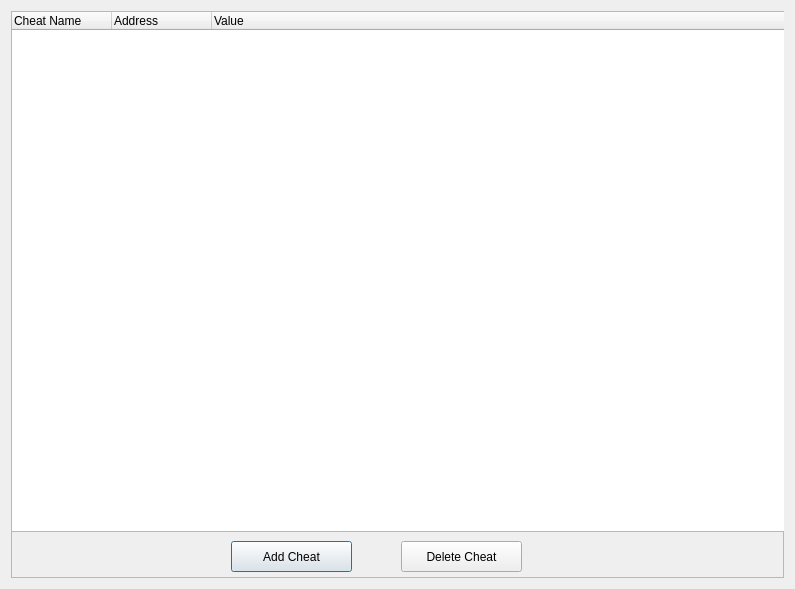
<?xml version="1.0" encoding="UTF-8"?>
<ui version="4.0">
 <class>CheatsDialog</class>
 <widget class="QDialog" name="CheatsDialog">
  <property name="geometry">
   <rect>
    <x>0</x>
    <y>0</y>
    <width>795</width>
    <height>589</height>
   </rect>
  </property>
  <property name="windowTitle">
   <string>Cheat Menu (This feature is experimental!)</string>
  </property>
  <layout class="QVBoxLayout" name="verticalLayout">
   <item>
    <widget class="QFrame" name="frame">
     <property name="frameShape">
      <enum>QFrame::StyledPanel</enum>
     </property>
     <property name="frameShadow">
      <enum>QFrame::Raised</enum>
     </property>
     <widget class="QPushButton" name="addCheatButton">
      <property name="geometry">
       <rect>
        <x>220</x>
        <y>530</y>
        <width>121</width>
        <height>31</height>
       </rect>
      </property>
      <property name="text">
       <string>Add Cheat</string>
      </property>
     </widget>
     <widget class="QTreeWidget" name="treeWidget">
      <property name="geometry">
       <rect>
        <x>0</x>
        <y>0</y>
        <width>777</width>
        <height>521</height>
       </rect>
      </property>
      <property name="selectionBehavior">
       <enum>QAbstractItemView::SelectItems</enum>
      </property>
      <property name="headerHidden">
       <bool>false</bool>
      </property>
      <column>
       <property name="text">
        <string>Cheat Name</string>
       </property>
      </column>
      <column>
       <property name="text">
        <string>Address</string>
       </property>
      </column>
      <column>
       <property name="text">
        <string>Value</string>
       </property>
      </column>
     </widget>
     <widget class="QPushButton" name="deleteCheatButton">
      <property name="geometry">
       <rect>
        <x>390</x>
        <y>530</y>
        <width>121</width>
        <height>31</height>
       </rect>
      </property>
      <property name="text">
       <string>Delete Cheat</string>
      </property>
     </widget>
    </widget>
   </item>
  </layout>
 </widget>
 <resources/>
 <connections/>
 <slots>
  <slot>OnConfigure()</slot>
 </slots>
</ui>
